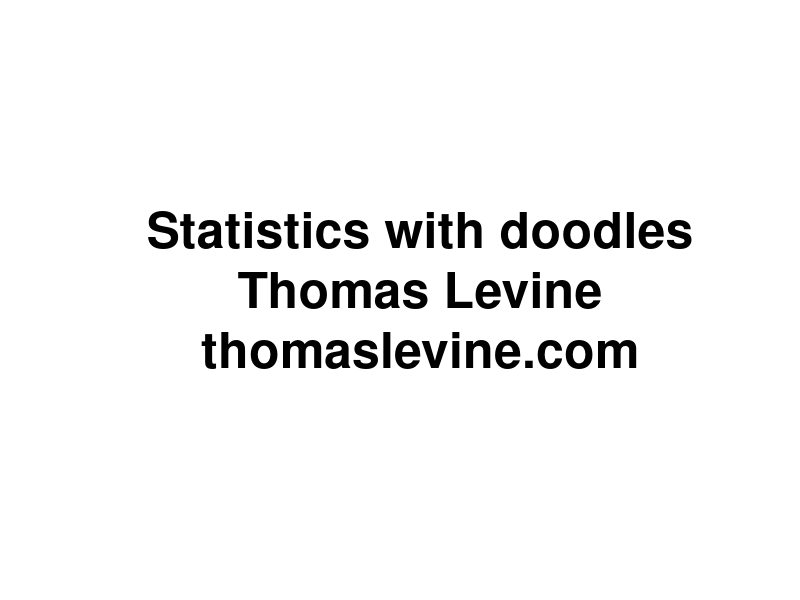
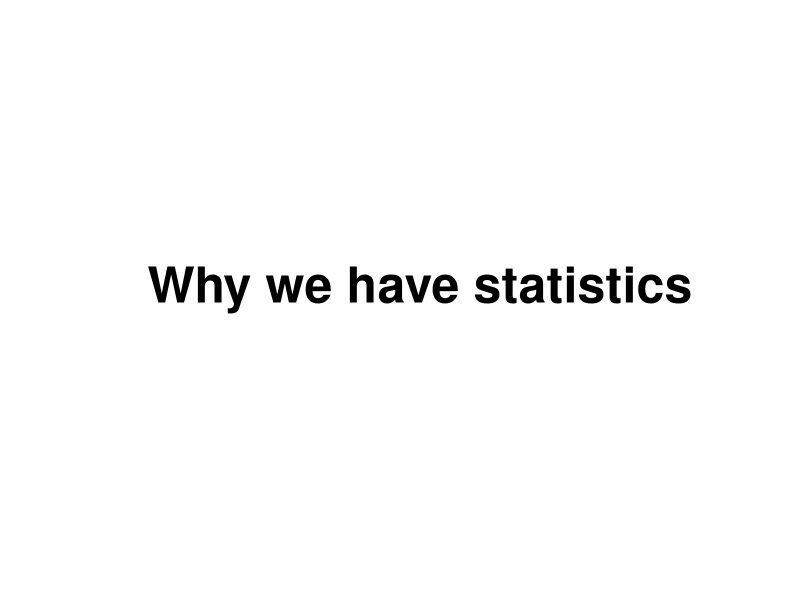
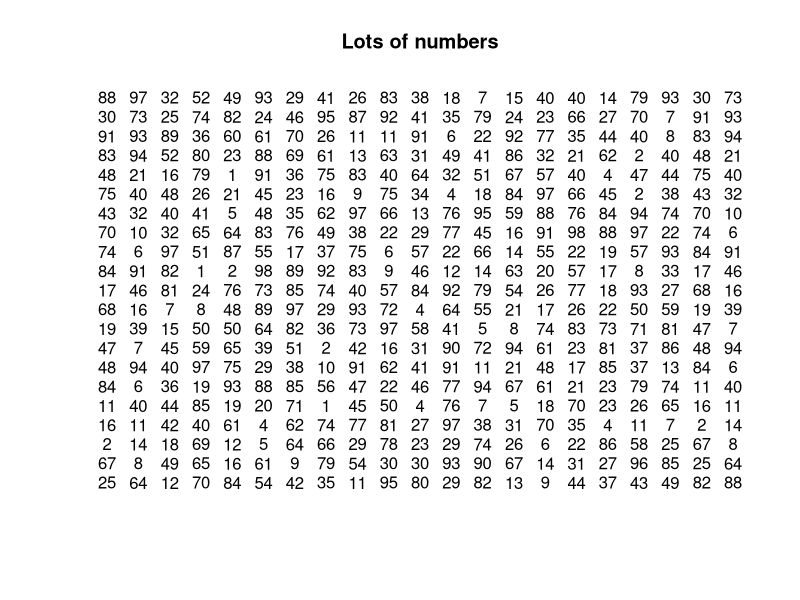
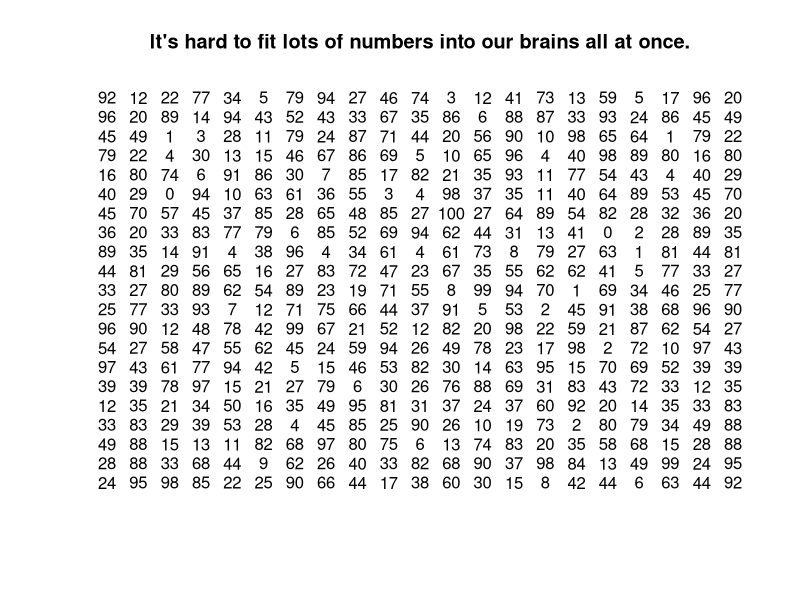
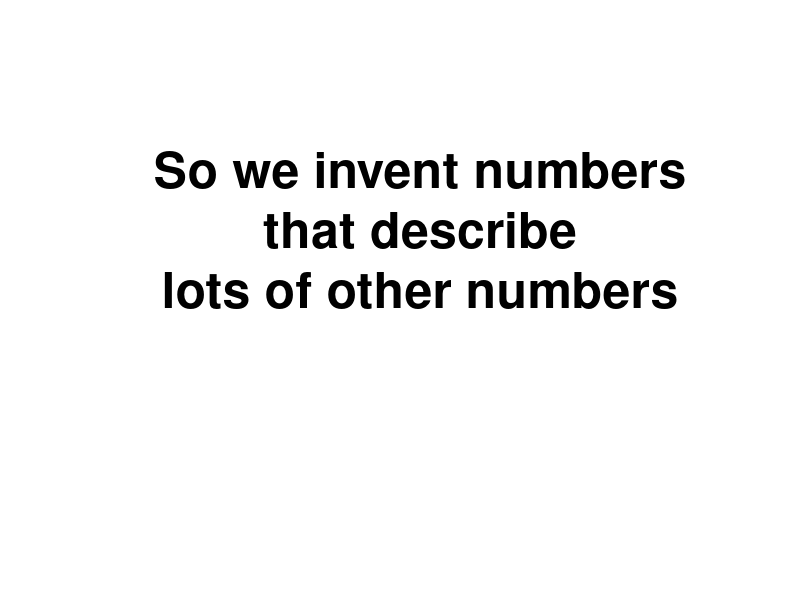
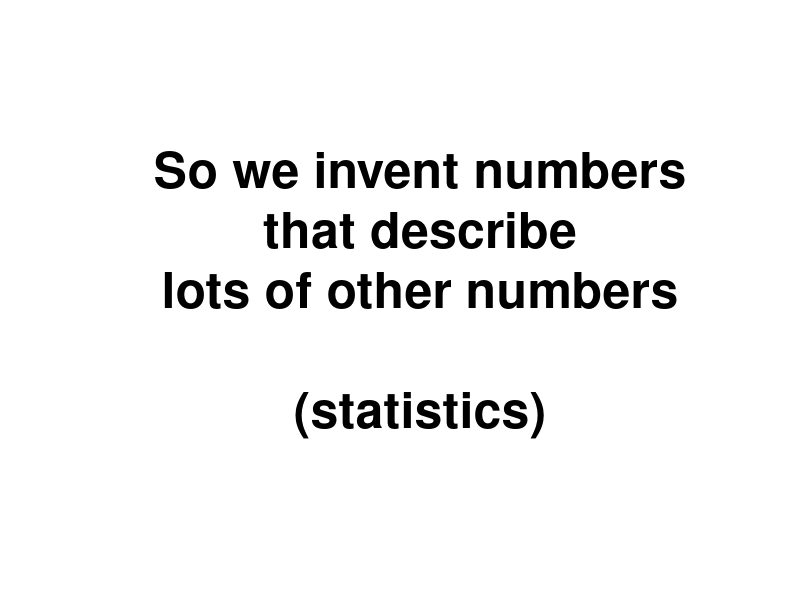
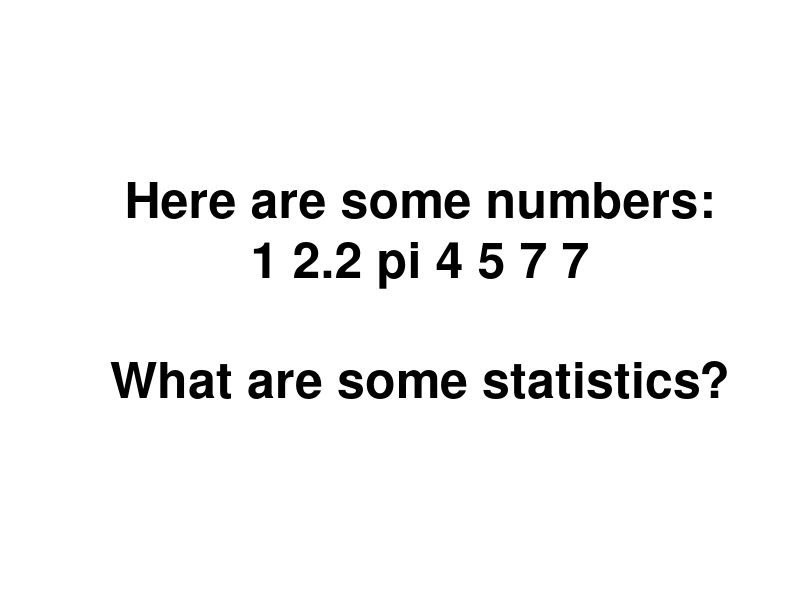
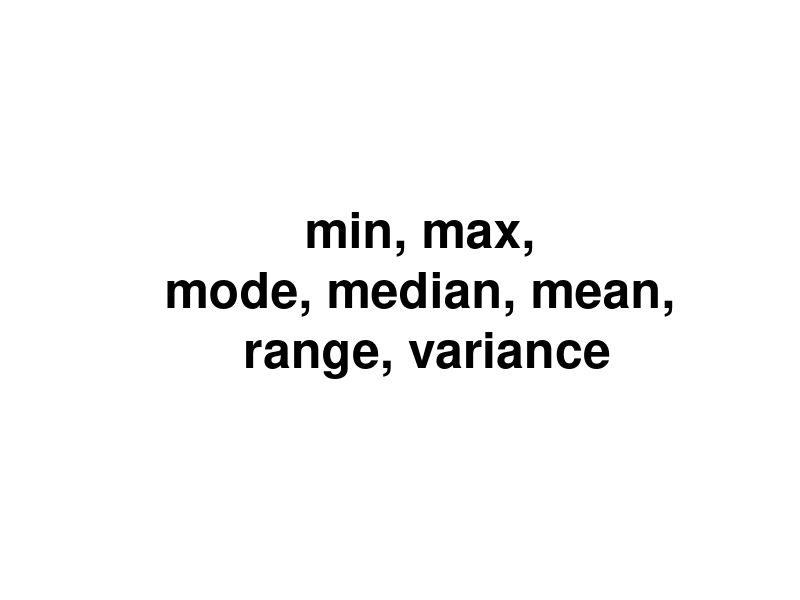

The R source for these figures, in order:
attach(iris)
attach(na.omit(airquality))
attach(cars)

baseplot <- function(main, ...) {
  plot(..., type = 'p', bty = 'n',
    main = main, pch = 21, bg = 'grey', col = NULL,
    col.axis = 'grey', col.lab = 'grey', col.main = 'grey', fg = 'grey')
}
irisplot <- function(main) {
  baseplot(main, Petal.Length ~ Petal.Width)
}

meanplot <- function(main) {
  irisplot(main)
  abline(h = mean(Petal.Length), lty = 2)
  abline(v = mean(Petal.Width), lty = 2)
}

interjection <- function(main) {
  plot.new()
  text(0.5, 0.5, cex = 3, label = main, font = 2)
}

blue <-  rgb(0,0,1,.5)

rand <- data.frame(x = rnorm(100), y = rnorm(100))

# ----------------

statistics <- function() {
# Introduction
interjection('Why we have statistics')

plot(c(-1,1),c(-1,1),xlab='',ylab='',type='n',axes=F,main='Lots of numbers')
text(rep(seq(-1,1,.1),each=21),rep(seq(-1,1,.1),21),round(100*runif(400)))


plot(c(-1,1),c(-1,1),xlab='',ylab='',type='n',axes=F,main='It\'s hard to fit lots of numbers into our brains all at once.')
text(rep(seq(-1,1,.1),each=21),rep(seq(-1,1,.1),21),round(100*runif(400)))

interjection('So we invent numbers\nthat describe\nlots of other numbers\n\n')
interjection('So we invent numbers\nthat describe\nlots of other numbers\n\n(statistics)')

interjection('Here are some numbers:\n1 2.2 pi 4 5 7 7\n\nWhat are some statistics?')
interjection('min, max,\nmode, median, mean,\n range, variance')
interjection('how many integers,\nwhether the numbers are sorted\n&c.')
interjection('')
interjection('Measuring linear relationships')
}

linear.relationships <- function() {
# Three datasets
irisplot('Two iris variables that move together')

baseplot('Two air quality variables that move oppositely', Ozone ~ Wind) 

baseplot('Normal random noise', rand$y ~ rand$x)
}

covariance <- function() {
# Motivation for covariance
interjection('We want a number\nthat describes\nwhether two variables\nmove together.')

irisplot('It should be high for these variables')

rand <- data.frame(x = rnorm(100), y = rnorm(100))
baseplot('It should be low for these variables', Ozone ~ Wind) 

baseplot('It should be near zero for these variables', rand$y ~ rand$x)

# Computing covariance
interjection('Covariance')

irisplot('The iris variables')

meanplot('Find the means')

meanplot('Draw a rectangle')
rect(xleft = mean(Petal.Width),
     ybottom = mean(Petal.Length),
     xright = Petal.Width[c(44,72)],
     ytop = Petal.Length[c(44,72)])

irisplot('Draw all the rectangles')
valence <- (Petal.Length - mean(Petal.Length)) *
           (Petal.Width - mean(Petal.Width)) > 0
rect(xleft = mean(Petal.Width),
     ybottom = mean(Petal.Length),
     xright = Petal.Width,
     ytop = Petal.Length,
     col = rgb(1-valence, 0, valence,.1),
     lty = 'blank')

irisplot('Why did I color them blue and red?')
valence <- (Petal.Length - mean(Petal.Length)) *
           (Petal.Width - mean(Petal.Width)) > 0
rect(xleft = mean(Petal.Width),
     ybottom = mean(Petal.Length),
     xright = Petal.Width,
     ytop = Petal.Length,
     col = rgb(1-valence, 0, valence,.1),
     lty = 'blank')

irisplot('Why did I color them blue and red?')
valence <- (Petal.Length - mean(Petal.Length)) *
           (Petal.Width - mean(Petal.Width)) > 0
rect(xleft = mean(Petal.Width),
     ybottom = mean(Petal.Length),
     xright = Petal.Width,
     ytop = Petal.Length,
     col = rgb(1-valence, 0, valence,.1),
     lty = 'blank')
text(x = max(Petal.Width), y = max(Petal.Length), pos = 2, label = 'Evidence of\nmovement together')
text(x = min(Petal.Width), y = min(Petal.Length), pos = 4, label = 'Evidence of\nmovement together')
text(x = max(Petal.Width), y = min(Petal.Length), pos = 2, label = 'Evidence of\nmovement oppositely')
text(x = min(Petal.Width), y = max(Petal.Length), pos = 4, label = 'Evidence of\nmovement oppositely')

plot(c(-1,1),c(-1,1),main = 'Add the blues together. (This is at a different scale.)',
  type = 'n', axes = F, xlab = '', ylab = '')
rect(xleft = -1, ybottom = -1, xright = 1, ytop = 1, lty = 'blank', col = 'blue')

plot(c(-1,1),c(-1,1),main = 'Add the reds together.',
  type = 'n', axes = F, xlab = '', ylab = '')
rect(xleft = -1, ybottom = -1, xright = 1, ytop = 1, lty = 'blank', col = 'blue')
rect(xleft = .8, ybottom = -1, xright = 1, ytop = -.8, lty = 'blank', col = 'red')

plot(c(-1,1),c(-1,1),main = 'Subtract the reds.',
  type = 'n', axes = F, xlab = '', ylab = '')
rect(xleft = -1, ybottom = -1, xright = 1, ytop = 1, lty = 'blank', col = 'blue')
rect(xleft = .8, ybottom = -1, xright = 1, ytop = -.8, lty = 'blank', col = 'white')

plot(c(-1,1),c(-1,1),main = 'Divide into as many equal pieces as we have irises (n).',
  type = 'n', axes = F, xlab = '', ylab = '')
rect(xleft = -1, ybottom = -1, xright = 1, ytop = 1, lty = 'blank', col = 'blue')
rect(xleft = .8, ybottom = -1, xright = 1, ytop = -.8, lty = 'blank', col = 'white')
abline(v = 2 * (-.5 + ((1:nrow(iris))/nrow(iris))))

plot(c(-1,1),c(-1,1),main = 'This blue sliver is the covariance.',
  type = 'n', axes = F, xlab = '', ylab = '')
rect(xleft = -.3, xright = -.3 + (.5/nrow(iris)), ybottom = -1, ytop = 1,
  col = 'blue', lty = 'blank')
}

covariance.notpositive <- function() {
irisplot('That was for this sort of relationship.')
valence <- (Petal.Length - mean(Petal.Length)) *
           (Petal.Width - mean(Petal.Width)) > 0
rect(xleft = mean(Petal.Width),
     ybottom = mean(Petal.Length),
     xright = Petal.Width,
     ytop = Petal.Length,
     col = rgb(1-valence, 0, valence,.1),
     lty = 'blank')

baseplot('What if we have more red than blue?', Ozone ~ Wind)
valence <- (Ozone - mean(Ozone)) *
           (Wind - mean(Wind)) > 0
rect(xleft = mean(Wind),
     ybottom = mean(Ozone),
     xright = Wind,
     ytop = Ozone,
     col = rgb(1-valence, 0, valence,.1),
     lty = 'blank')

plot(c(-1,1),c(-1,1),main = 'Add the blues together. (This is at a different scale.)',
  type = 'n', axes = F, xlab = '', ylab = '')
rect(xleft = -1, ybottom = .8, xright = -.8, ytop = 1, lty = 'blank', col = 'blue')

plot(c(-1,1),c(-1,1),main = 'Add the reds together.',
  type = 'n', axes = F, xlab = '', ylab = '')
rect(xleft = -1, ybottom = -1, xright = 1, ytop = 1, lty = 'blank', col = 'red')
rect(xleft = -1, ybottom = .8, xright = -.8, ytop = 1, lty = 'blank', col = 'blue')

plot(c(-1,1),c(-1,1),main = 'Subtract the reds.',
  type = 'n', axes = F, xlab = '', ylab = '')
rect(xleft = -1, ybottom = -1, xright = 1, ytop = 1, lty = 'blank', col = 'red')
rect(xleft = -1, ybottom = .8, xright = -.8, ytop = 1, lty = 'blank', col = 'white')

plot(c(-1,1),c(-1,1),main = 'Divide into as many equal pieces as we have irises (n).',
  type = 'n', axes = F, xlab = '', ylab = '')
rect(xleft = -1, ybottom = -1, xright = 1, ytop = 1, lty = 'blank', col = 'red')
rect(xleft = -1, ybottom = .8, xright = -.8, ytop = 1, lty = 'blank', col = 'white')
abline(v = 2 * (-.5 + ((1:nrow(iris))/nrow(iris))))

plot(c(-1,1),c(-1,1),main = 'This red sliver is the covariance.',
  type = 'n', axes = F, xlab = '', ylab = '')
rect(xleft = -.3, xright = -.3 + (.5/nrow(iris)), ybottom = -1, ytop = 1,
  col = 'red', lty = 'blank')

plot(c(-1,1),c(-1,1),main = 'This red sliver is the covariance.',
  type = 'n', axes = F, xlab = '', ylab = '')
rect(xleft = -.3, xright = -.3 + (.5/nrow(iris)), ybottom = -1, ytop = 1,
  col = 'red', lty = 'blank')
text(.3, 0, 'But it\'s\nnegative!', cex = 3, font = 2)

baseplot('What if we have as much red as blue?', rand$y ~ rand$x)
valence <- (rand$y - mean(rand$y)) *
           (rand$x - mean(rand$x)) > 0
rect(xleft = mean(rand$x),
     ybottom = mean(rand$y),
     xright = rand$x,
     ytop = rand$y,
     col = rgb(1-valence, 0, valence,.1),
     lty = 'blank')

plot(c(-1,1),c(-1,1),main = 'Add the blues together. (This is at a different scale.)',
  type = 'n', axes = F, xlab = '', ylab = '')
rect(xleft = -.45, ybottom = -.45, xright = .55, ytop = .55, lty = 'blank', col = 'blue')

plot(c(-1,1),c(-1,1),main = 'Add the reds together.',
  type = 'n', axes = F, xlab = '', ylab = '')
rect(xleft = -.55, ybottom = -.55, xright = .45, ytop = .45, lty = 'blank', col = 'red')

plot(c(-1,1),c(-1,1),main = 'Subtract the reds.',
  type = 'n', axes = F, xlab = '', ylab = '')
points(0,0)
text(0,-.5, '(Covariance is zero.)')
}

variance <- function() {
# Computing variance
interjection('Variance')
interjection('Variance tells us\nhow spread out\nsome numbers are.')
interjection('1, 4, 8, 10\nvs\n4, 4, 5, 6')
interjection('The variance of a variable is\nthe covariance of the variable\nwith itself.')

irisplot('Our two iris variables from before')
interjection('Let\'s look at just one of them.')
baseplot('The points all fall along the same line.', Petal.Length, Petal.Length, asp = 1)
interjection('Let\'s find the variance of Petal.Length')

baseplot('Draw all the rectangles', Petal.Length, Petal.Length, asp = 1)
rect(xleft = mean(Petal.Length),
     ybottom = mean(Petal.Length),
     xright = Petal.Length,
     ytop = Petal.Length,
     col = rgb(0, 0, 1,.1),
     lty = 'blank')

baseplot('Why no red rectangles?', Petal.Length, Petal.Length, asp = 1)
rect(xleft = mean(Petal.Length),
     ybottom = mean(Petal.Length),
     xright = Petal.Length,
     ytop = Petal.Length,
     col = rgb(0, 0, 1,.1),
     lty = 'blank')

plot(c(-1,1),c(-1,1),main = 'Add the blues together. (This is at a different scale.)',
  type = 'n', axes = F, xlab = '', ylab = '')
rect(xleft = -1, ybottom = -1, xright = 1, ytop = 1, lty = 'blank', col = 'blue')

plot(c(-1,1),c(-1,1),main = 'We have no reds to subtract.',
  type = 'n', axes = F, xlab = '', ylab = '')
rect(xleft = -1, ybottom = -1, xright = 1, ytop = 1, lty = 'blank', col = 'blue')

plot(c(-1,1),c(-1,1),main = 'Divide into as many equal pieces as we have irises (n).',
  type = 'n', axes = F, xlab = '', ylab = '')
rect(xleft = -1, ybottom = -1, xright = 1, ytop = 1, lty = 'blank', col = 'blue')
abline(v = 2 * (-.5 + ((1:nrow(iris))/nrow(iris))))

plot(c(-1,1),c(-1,1),main = 'This blue sliver is the variance.',
  type = 'n', axes = F, xlab = '', ylab = '')
rect(xleft = -.3, xright = -.3 + (.5/nrow(iris)), ybottom = -1, ytop = 1,
  col = 'blue', lty = 'blank')
}

correlation <- function() {
# Correlation
interjection('A problem with covariance')
interjection('Covariance has units!\n\n(x-unit times y-unit)')
interjection('Which relationship is stronger\n(more linear)?')

par(mfrow = 1:2)
.cov <- round(cov(Petal.Length,Petal.Width), 2)
irisplot(paste0('Irises (cov = ', .cov, ' cm^2)'))
.cov <- round(cov(speed,dist), 2)
baseplot(paste0('Cars (cov =', .cov, ' mph*ft)'), speed ~ dist)
par(mfrow = c(1,1))

interjection('Oh noes!')
interjection('We can divide\nthe covariance\nby the variances\nto standardize it.')

irisplot('We\'re using these data again.')

a <- sd(Petal.Length)
b <- sd(Petal.Width)
ab <- max(a,b)
corbase <- function(main = '', low = -1) {
  plot(c(low * ab,ab),c(low * ab,ab),main = main, type = 'n', axes = F, xlab = '', ylab = '', asp = 1)
  rect(xright = 0, ybottom = 0, xleft = -a, ytop = a, col = 'grey', lty = 'blank')
  text(-a/2,a/2,'var(Petal.Width)')
  rect(xleft = 0, ytop = 0, xright = b, ybottom = -b, col = 'grey', lty = 'blank')
  text(b/2,-b/2,'var(Petal.Length)')
}

corbase()
rect(xleft = 0, ybottom = 0, xright = b, ytop = a, col = 'black', lty = 'blank')
text(b/2,a/2,'sd(Petal.Width)*\nsd(Petal.Length)', col = 'white')

corbase()
rect(xleft = 0, ybottom = 0, xright = b, ytop = a, col = 'black', lty = 'blank')
text(b/2,a/2,'sd(Petal.Width)*\nsd(Petal.Length)', col = 'white')
text(-a/2,-b/2,'The black rectangle is\nlike an average variance.')

corbase()
rect(xleft = 0, ybottom = 0, xright = b, ytop = a, col = 'black', lty = 'blank')
text(b/2,a/2,'sd(Petal.Width)*\nsd(Petal.Length)', col = 'white')
text(-a/2,-b/2,'cov(Petal.Width,Petal.Length)\ncannot be bigger than\nblack rectangle.')

interjection('Why?')

irisplot('Covariance has red rectangles.')
valence <- (Petal.Length - mean(Petal.Length)) *
           (Petal.Width - mean(Petal.Width)) > 0
rect(xleft = mean(Petal.Width),
     ybottom = mean(Petal.Length),
     xright = Petal.Width,
     ytop = Petal.Length,
     col = rgb(1-valence, 0, valence,.1),
     lty = 'blank')

baseplot('Variance doesn\'t have red rectangles.', Petal.Length, Petal.Length, asp = 1)
rect(xleft = mean(Petal.Length),
     ybottom = mean(Petal.Length),
     xright = Petal.Length,
     ytop = Petal.Length,
     col = rgb(0, 0, 1,.1),
     lty = 'blank')

corbase()
rect(xleft = 0, ybottom = 0, xright = b, ytop = a, col = 'black', lty = 'blank')
text(b/2,a/2,'sd(Petal.Width)*\nsd(Petal.Length)', col = 'white')
text(-a/2,-b/2,'cov(Petal.Width,Petal.Length)\ncannot be bigger than\nblack rectangle.')

corbase('Let\'s zoom in.', low = -.05)
rect(xleft = 0, ybottom = 0, xright = b, ytop = a, col = 'black', lty = 'blank')
text(b/2,a/2,'sd(Petal.Width)*\nsd(Petal.Length)', col = 'white')

a <- sd(Petal.Length)
b <- sd(Petal.Width)
ab <- max(a,b)
corbase <- function(main = '', low = -1) {
  plot(c(low * ab,ab),c(low * ab,ab),main = main, type = 'n', axes = F, xlab = '', ylab = '', asp = 1)
  rect(xright = 0, ybottom = 0, xleft = -a, ytop = a, col = 'grey', lty = 'blank')
  text(-a/2,a/2,'var(Petal.Width)')
  rect(xleft = 0, ytop = 0, xright = b, ybottom = -b, col = 'grey', lty = 'blank')
  text(b/2,-b/2,'var(Petal.Length)')
}

r <-  cor(Petal.Length,Petal.Width)
corbase('Squish covariance vertically into the rectangle.', low = -.05)
rect(xleft = 0, ybottom = 0, xright = b, ytop = a, col = 'black', lty = 'blank')
rect(xleft = 0, ybottom = 0, xright = b, ytop = a * r, col = 'blue', lty = 'blank')

interjection('Correlation (R)\nis the ratio of\nthe small rectangle\nto the big rectangle.')

corbase('Squish covariance vertically into the rectangle.', low = -.05)
rect(xleft = 0, ybottom = 0, xright = b, ytop = a, col = 'black', lty = 'blank')
rect(xleft = 0, ybottom = 0, xright = b, ytop = a * r, col = 'blue', lty = 'blank')
text(b/2,r*a/2,'cov(Petal.Width,\nPetal.Length)', col = 'white', font = 2)
text(0, r*a/2, 'R * sd(Petal.Length)', col = 'blue', font = 2, srt = 90, adj = c(0.5,-1))

corbase('Squish covariance horizontally into the rectangle.', low = -.05)
rect(xleft = 0, ybottom = 0, xright = b, ytop = a, col = 'black', font = 2, lty = 'blank')
rect(xleft = 0, ybottom = 0, xright = b * r, ytop = a, col = 'blue', lty = 'blank')
text(r*b/2,a/2,'cov(Petal.Width,\nPetal.Length)', col = 'white', font = 2)
text(b/2, 0, 'R * sd(Petal.Width', adj = c(0.5,1.5), col = 'blue', font = 2)

interjection('People like to\ntalk about R-squared.')

corbase('Intersect the two squished covariance rectangles.', low = -.05)
rect(xleft = 0, ybottom = 0, xright = b, ytop = a, col = 'black', lty = 'blank')
rect(xleft = 0, ybottom = 0, xright = b * r, ytop = a * r, col = 'purple', lty = 'blank')
text(r*b/2,a/2,'cov(Petal.Width, Petal.Length)', col = 'purple')
text(0, r*a/2, 'R ^ 2 * sd(Petal.Length)',srt = 90, pos = 2, col = 'purple', font = 2)
text(r*b/2, 0, 'R ^ 2 * sd(Petal.Width)', adj = c(0.5,1.5), col = 'purple', font = 2)

corbase('Intersect the two squished covariance rectangles.')
rect(xleft = 0, ybottom = 0, xright = b, ytop = a, col = 'black', lty = 'blank')
rect(xleft = 0, ybottom = 0, xright = b * r, ytop = a * r, col = 'purple', lty = 'blank')
text(r*b/2,a/2,'cov(Petal.Width, Petal.Length)', col = 'purple')
text(0, r*a/2, 'R ^ 2 * sd(Petal.Length)',srt = 90, pos = 2, col = 'purple', font = 2)
text(r*b/2, 0, 'R ^ 2 * sd(Petal.Width)', adj = c(0.5,1.5), col = 'purple', font = 2)

interjection('That was for very\npositive (blue) covariances.')
interjection('What if covariance is negative (red)?')

irisplot('We were just using these data.')
baseplot('What if we had these data?', Ozone ~ Wind) 
baseplot('What if we had these data?', Ozone ~ Wind) 
valence <- (Ozone - mean(Ozone)) *
           (Wind - mean(Wind)) > 0
rect(xleft = mean(Wind),
     ybottom = mean(Ozone),
     xright = Wind,
     ytop = Ozone,
     col = rgb(1-valence, 0, valence,.1),
     lty = 'blank')

a <- sd(Ozone)
b <- sd(Wind)
ab <- max(a,b)
corbase <- function(main = '', low = -1) {
  plot(c(low * ab,ab),c(low * ab,ab),main = main, type = 'n', axes = F, xlab = '', ylab = '', asp = 1)
  rect(xright = 0, ybottom = 0, xleft = -a, ytop = a, col = 'grey', lty = 'blank')
  text(-a/2,a/2,'var(Wind)')
  rect(xleft = 0, ytop = 0, xright = b, ybottom = -b, col = 'grey', lty = 'blank')
  text(b/2,-b/2,'var(Ozone)')
}

r <-  -cor(Ozone,Wind)
corbase('R is the same, just negative.', low = -.05)
rect(xleft = 0, ybottom = 0, xright = b, ytop = a, col = 'black', lty = 'blank')
rect(xleft = 0, ybottom = 0, xright = b, ytop = a * r, col = 'red', lty = 'blank')

corbase('R-squared is the same, and it is always positive.', low = -.05)
rect(xleft = 0, ybottom = 0, xright = b, ytop = a, col = 'black', lty = 'blank')
rect(xleft = 0, ybottom = 0, xright = b * r, ytop = a * r, col = 'purple', lty = 'blank')

corbase('Zoom back out.')
rect(xleft = 0, ybottom = 0, xright = b, ytop = a, col = 'black', lty = 'blank')
rect(xleft = 0, ybottom = 0, xright = b, ytop = a * r, col = 'red', lty = 'blank')
}

comparing.correlations <- function() {
  interjection('And now we can compare correlations.')
  
}

least.squares.regression <- function() {
interjection('If we transform the covariance a bit,\nwe can also make predictions.')
interjection('Let\'s use x to predict y.')
interjection('y = b0  + b1 * x')
interjection('Let\'s invent b1.')
interjection('')
interjection('What values should it have?')
interjection('If covariance is high\nand x is high,\ny should be high.\n\n(b1 is very positive.)')
interjection('If covariance is high\nand x is low,\ny should be low.\n\n(b1 is very negative.)')
interjection('If covariance is low,\nwe have no idea what y is.\n\n(b1 is around zero.)')
interjection('')
interjection('Let\'s think about units again.')

plot(c(-1,1),c(-1,1),main = 'Covariance is an area; its unit is the product of the x and y units.',
  type = 'n', axes = F, xlab = '', ylab = '')
rect(xleft = -.3, xright = -.3 + (.5/nrow(iris)), ybottom = -1, ytop = 1,
  col = 'blue', lty = 'blank')

plot(c(-1,1),c(-1,1),main = 'Variance is a special covariance; its unit is the square of the x unit.',
  type = 'n', axes = F, xlab = '', ylab = '')
rect(xleft = -.3, xright = -.3 + (.5/nrow(iris)), ybottom = -1, ytop = 1,
  col = 'blue', lty = 'blank')

a <- sd(Petal.Length)
b <- sd(Petal.Width)
ab <- max(a,b)
corbase <- function(main = '', low = -1) {
  plot(c(low * ab,ab),c(low * ab,ab),main = main, type = 'n', axes = F, xlab = '', ylab = '', asp = 1)
  rect(xright = 0, ybottom = 0, xleft = -a, ytop = a, col = 'grey', lty = 'blank')
  text(-a/2,a/2,'var(Petal.Width)')
  rect(xleft = 0, ytop = 0, xright = b, ybottom = -b, col = 'grey', lty = 'blank')
  text(b/2,-b/2,'var(Petal.Length)')
}

r <-  cor(Petal.Width,Petal.Length)
corbase('Correlation is a ratio of areas with the same units.', low = -.05)
rect(xleft = 0, ybottom = 0, xright = b, ytop = a, col = 'black', lty = 'blank')
rect(xleft = 0, ybottom = 0, xright = b, ytop = a * r, col = 'blue', lty = 'blank')

interjection('The unit of b1 must be y-unit/x-unit.')

corbase('Our covariance picture')
rect(xleft = 0, ybottom = 0, xright = b, ytop = a * r, col = 'blue', lty = 'blank')
text(b,r*a/2,'cov(Petal.Width,\nPetal.Length)', col = 'white', font = 2, pos = 2)
text(0, a*2/3, 'R * sd(Petal.Length)', pos = 2, col = 'black', font = 1, srt = 90)

.adj <- cov(Petal.Width,Petal.Length)/sd(Petal.Length)
corbase('Lay the covariance over one of the variances instead.')
rect(xleft = -a, xright = 0, ybottom = a * (1 - .adj), ytop = a, col = 'blue', lty = 'blank')
text(-a/2,a/2,'cov(Petal.Width, Petal.Length)', col = 'white', font = 2)

corbase('Petal.Width = b0 + b1 * Petal.Length')
rect(xleft = -a, xright = 0, ybottom = a * (1 - .adj), ytop = a, col = 'blue', lty = 'blank')
text(-a/2,a/2,'cov(Petal.Width, Petal.Length)', col = 'white', font = 2)
text(0,a/2,'b1 * sd(Petal.Length)', col = 'blue', pos = 4)

.adj <- cov(Petal.Width,Petal.Length)/sd(Petal.Width)
corbase('Lay the covariance over the other variance.')
rect(xleft = 0, xright = b, ybottom = -b, ytop = -b  * (1 - .adj), col = blue, lty = 'blank')
text(0,0,'cov(Petal.Width,\nPetal.Length)', col = 'white', font = 2, pos = 4)

corbase('Petal.Length = b0 + b1 * Petal.Width')
rect(xleft = 0, xright = b, ybottom = -b, ytop = -b  * (1 - .adj), col = blue, lty = 'blank')
text(a/2,0,'b1 * sd(Petal.Length)', col = 'blue', font = 2, srt = -90)
}


thoughtful.thoughts <- function() {
  interjection('Some things to remember')
  interjection('')

  plot(c(-1,1),c(-1,1),xlab='',ylab='',type='n',axes=F,main='A statistic is a number that describes a lot of other numbers.')
  text(rep(seq(-1,1,.1),each=21),rep(seq(-1,1,.1),21),round(100*runif(400)))
  
  irisplot('The covariance statistic describes the strength of linear relationships.')
  valence <- (Petal.Length - mean(Petal.Length)) *
             (Petal.Width - mean(Petal.Width)) > 0
  rect(xleft = mean(Petal.Width),
       ybottom = mean(Petal.Length),
       xright = Petal.Width,
       ytop = Petal.Length,
       col = rgb(1-valence, 0, valence,.1),
       lty = 'blank')

  baseplot('The variance statistic describes how spread-out some numbers are.', Petal.Length, Petal.Length, asp = 1)
  rect(xleft = mean(Petal.Length),
       ybottom = mean(Petal.Length),
       xright = Petal.Length,
       ytop = Petal.Length,
       col = rgb(0, 0, 1,.1),
       lty = 'blank')

  r <-  cor(Petal.Length,Petal.Width)
  a <- sd(Petal.Length)
  b <- sd(Petal.Width)
  ab <- max(a,b)
  corbase <- function(main = '', low = -1) {
    plot(c(low * ab,ab),c(low * ab,ab),main = main, type = 'n', axes = F, xlab = '', ylab = '', asp = 1)
    rect(xright = 0, ybottom = 0, xleft = -a, ytop = a, col = 'grey', lty = 'blank')
    text(-a/2,a/2,'var(Petal.Width)')
    rect(xleft = 0, ytop = 0, xright = b, ybottom = -b, col = 'grey', lty = 'blank')
    text(b/2,-b/2,'var(Petal.Length)')
  }
  corbase('The correlation statistic is a standardized version of covariance.')
  rect(xleft = 0, ybottom = 0, xright = b, ytop = a, col = 'black', lty = 'blank')
  rect(xleft = 0, ybottom = 0, xright = b * r, ytop = a * r, col = 'purple', lty = 'blank')
  text(r*b/2,a/2,'cov(Petal.Width, Petal.Length)', col = 'purple')
  text(0, r*a/2, 'R ^ 2 * sd(Petal.Length)',srt = 90, pos = 2, col = 'purple', font = 2)
  text(r*b/2, 0, 'R ^ 2 * sd(Petal.Width)', adj = c(0.5,1.5), col = 'purple', font = 2)

  .adj <- cov(Petal.Width,Petal.Length)/sd(Petal.Width)
  corbase('(Beta coefficients for) least-squares regression predict one variable based on another.')
  rect(xleft = 0, xright = b, ybottom = -b, ytop = -b  * (1 - .adj), col = blue, lty = 'blank')
  text(0,0,'cov(Petal.Width,\nPetal.Length)', col = 'white', font = 2, pos = 4)
  interjection('')
  interjection('You can pretty much always draw math.')
}

slides <- function() {
  interjection('Statistics with doodles\nThomas Levine\nthomaslevine.com')
  statistics()
  linear.relationships()
  covariance()
  covariance.notpositive()
  interjection('Let\'s review the previous slides quickly.')
  linear.relationships()
  covariance()
  covariance.notpositive()
  interjection('')
  variance()
  interjection('')
  correlation()
  interjection('Remember how this fits in.')
  covariance()
  correlation()
  interjection('')
  least.squares.regression()
  interjection('Let\'s go over that again.')
  linear.relationships()
  covariance()
  covariance.notpositive()
  variance()
  correlation()
  least.squares.regression()
  interjection('')
  thoughtful.thoughts()
}

pdf('doodles.pdf', width = 11, height = 8.5)
slides()
dev.off()
